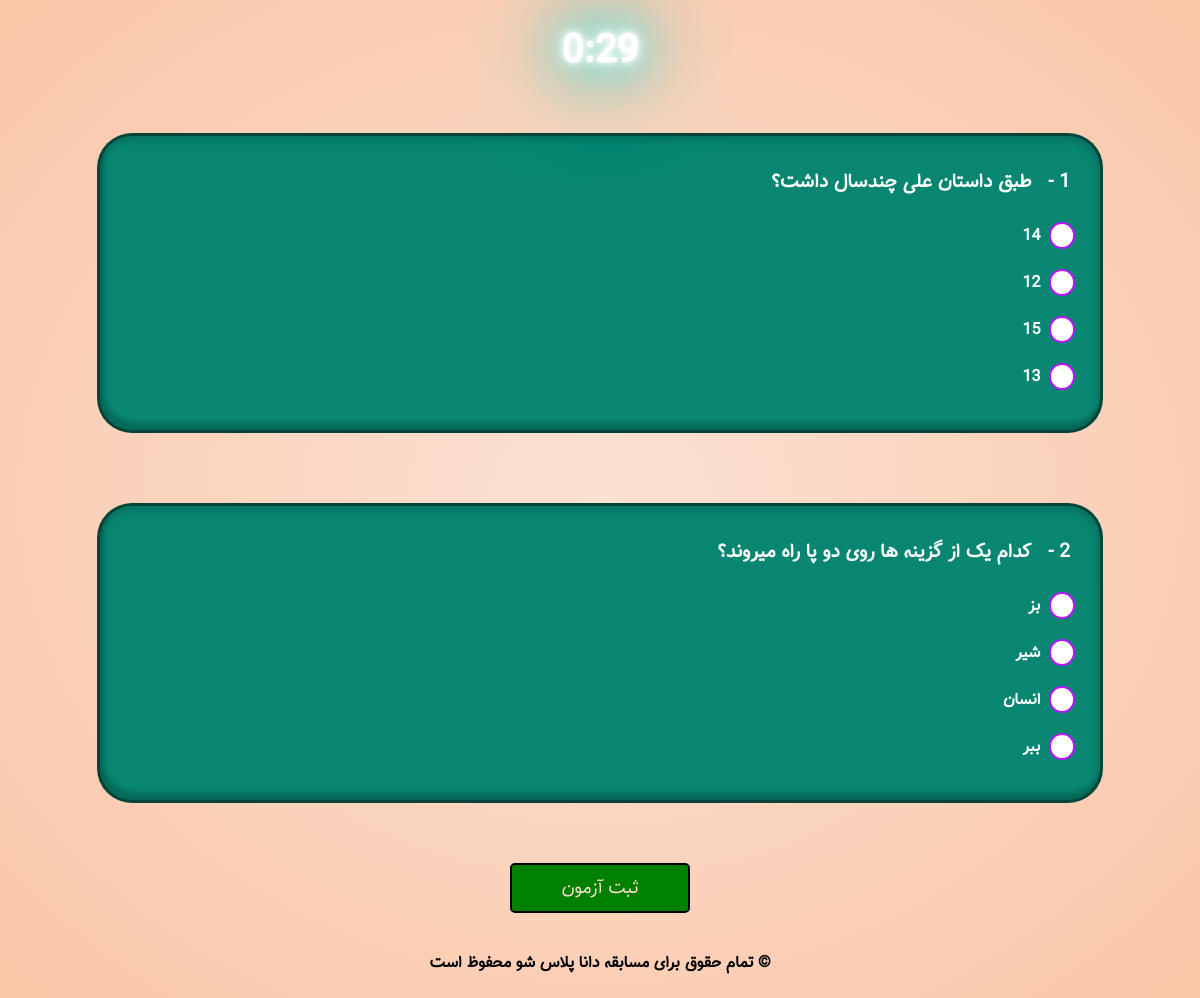
Page /quiz/test (signed in) on the committed database.
### models/question.py (models this page shows)
class Question(db.Model):
    __tablename__ = "questions"
    id = Column(Integer, primary_key=True)
    book_id = Column(Integer, ForeignKey('books.id') ,nullable=False, index=True)
    text = Column(String, nullable=False, index=True)
    option1 = Column(String, nullable=False, index=True)
    option2 = Column(String, nullable=False, index=True)
    option3 = Column(String, nullable=False, index=True)
    option4 = Column(String, nullable=False, index=True)
    answer = Column(String, index=True)
    book = db.relationship("Book", backref=backref("questions" , lazy="dynamic"))

### blueprints/user.py (the view)
@app.route("/quiz/<book_link>", methods=["GET","POST"],  strict_slashes=False)
@login_required
def book_quiz(book_link):
    book = Book.query.filter(Book.primalink==book_link).first_or_404()
    r = Result.query.filter(Result.user_id==current_user.id, Result.book_id==book.id).first()
    print(r)
    if book.number == 0:
        abort(404)
    if request.method == "POST":
        true = 0
        for key, value in request.form.items():
            if key != 'csrf_token':
                q = Question.query.filter(Question.id==key[1:]).first()
                print(q.answer, value)
                if q.answer == value:
                    true += 1
        result = true*100/book.number
        print(result)
        if r.score < result:
            ol_p =  math.ceil((r.score/100)*point_04)
            new_p =  math.ceil((result/100)*point_04)
            p = new_p - ol_p
            r.score = result
            current_user.point += p
        else:
            p = 0
        db.session.commit()
        flash(f'{p} امتیاز')
        return redirect(url_for('user.book_activisms', book_link=book.primalink))
    else:
        if r==None:
            r = Result(user_id=current_user.id, book_id=book.id)
            db.session.add(r)
            db.session.commit()
        if r.enter > 1:
            flash('quiz_more_2')
            return redirect(url_for('user.book_activisms', book_link=book.primalink))
        r.enter = r.enter+1
        db.session.commit()
        questions = random.sample(book.questions.all(), book.number)
        return render_template("user/quiz.html", book=book, questions=questions)

### app.py (called while the page is built)
@login_manager.user_loader
def load_user(user_id):
    return User.query.filter(User.id==user_id).first()

### functions/methods.py (called while the page is built)
def randomizer(op1, op2, op3, op4):
    shuffled_list = [op1, op2, op3, op4]
    random.shuffle(shuffled_list)
    return shuffled_list

### templates/user/quiz.html (shortened to what this page needs)
{% extends "Base.html" %}
{% block head %}
    <link rel="stylesheet" href="{{ url_for('static', filename='styles/user/quiz.css') }}">
{% endblock %}
{% block body %}
<div id="continer">
    <div id="content-wrp">
        <div id="main">
            <h1 id="timer"></h1>
            {% for q in questions %}
            <div class="person p5 question_box">
                <div class="question">
                    <h3>
                        <pre>{{loop.index}} -   </pre>{{q.text}}
                    </h3>
                </div>
                {% for o in randomizer(q.option1 , q.option2 , q.option3 , q.option4) %}
                <div class="option">
                    <label class="option-l cir" for="o{{q.id}}_{{loop.index}}"></label>
                    <label class="option-l text" for="o{{q.id}}_{{loop.index}}">{{o}}</label>
                </div>
                {% endfor %}
            </div>
            {% endfor %}
            <input type="submit" value="ثبت آزمون" form="form">
        </div>
        <div id="footer">
            <h4 id="copyRight">© تمام حقوق برای مسابقه دانا پلاس شو محفوظ است</h4>
        </div>
        </div>
    </div>
{% endblock %}

### static/styles/user/quiz.css (style rules this page uses)
body * { font-family: Tanha; }
body { font-family: Arial; padding: 0px; margin: 0px; }
h1 { margin-top: 8%; color: #fff; text-shadow: 0 0 5px #fff, 0 0 10px #fff, 0 0 20px #fff, 0 0 40px #0ff, 0 0 80px #0ff, 0 0 90px #0ff, 0 0 100px #0ff, 0 0 150px #0ff; animation: timer 2s infinite alternate; }
.person.p5 { background-color: #088671; }
.person { display: flex; justify-content: space-around; align-items: flex-start; flex-direction: column; padding: 20px; margin: 1%; margin-bottom: 60px; margin-top: 10px; width: 80%; background-color: #0b937c; border: 3px #012d25bc solid; color: white; text-align: center; text-decoration: none; font-size: 16px; cursor: pointer; border-radius: 35px; box-shadow: inset 4px -8px 4px 0px rgb(4 4 4 / 19%), inset -1px 3px 5px 3px rgb(0 0 0 / 12%); max-width: 1200px; transition: background-color 0.3s, transform 0.3s; }
h3 { font-size: 1.4em; margin-top: 0; margin-bottom: 0; }
#copyRight { color: rgb(0, 0, 0) }
#footer { display: flex; justify-content: center; align-items: center; }
.question { margin-bottom: 15px; }
h3 { margin: 10px; font-weight: 800; }
pre { display: inline; }
label { font-weight: 600; }
.option { margin-bottom: 20px; display: flex; gap: 8px; margin-right: 5px; }
.option-l.text { text-align: start; }
label.cir { display: block; cursor: pointer; padding: 10px; background-color: white; border: 2px solid #bc13fe; border-radius: 50%; width: 2.5px; height: 2.5px; min-width: 2.5px; min-height: 2.5px; }
#timer { margin: 20px; background-color: transparent; margin-bottom: 40px; position: sticky; top: 0; z-index: 99; }
input[type='submit'] { margin-bottom: 15px; border-radius: 5px; border-style: solid; background-color: green; color: #fbe1d2; cursor: pointer; }
@media only screen and (min-width: 1025px) { #continer { display: flex; width: 100%; height: auto; } }
@media only screen and (min-width: 1025px) { #content-wrp { width: 100%; background-image: radial-gradient(#fbe1d2,rgb(250, 198, 168)); justify-content: center; align-items: center; min-height: 100vh; } }
@media only screen and (min-width: 1025px) { #main { display: flex; flex-direction: column; justify-content: center; align-items: center; } }
@media only screen and (min-width: 1025px) { h1 { font-size: 2.7em; } }
@media only screen and (min-width: 1025px) { input[type='submit'] { width: 180px; height: 50px; font-size: large; } }
@media only screen and (min-width: 1024px) and (max-width: 1400px) { h3 { font-size: 1.2em; } }
@media only screen and (min-width: 1024px) and (max-width: 1400px) { h1 { font-size: 2.4em; } }

### rows in the picture
Question: text "طبق داستان علی چندسال داشت؟", option2 "14", option1 "12", option3 "15", option4 "13"
Question: text "کدام یک از گزینه ها روی دو پا راه میروند؟", option2 "بز", option4 "شیر", option3 "انسان", option1 "ببر"
